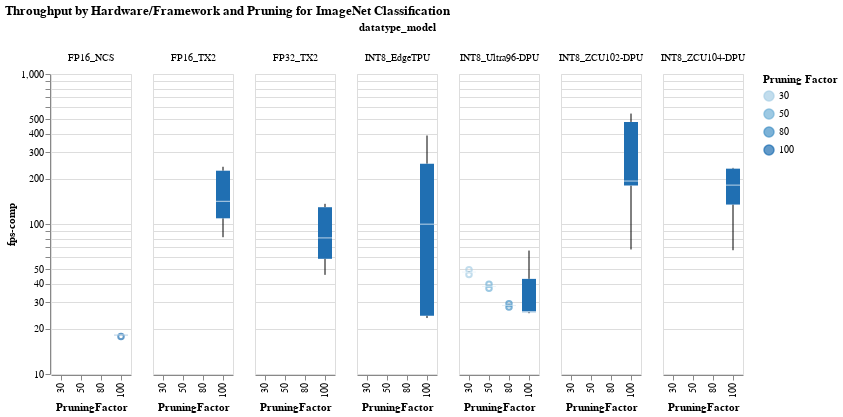

Notebook source saved alongside this figure:
### Code cell
#hide_input
#%run scripts/altair_plots.py  #run the plot script if it wasn't previously run
boxplot(df=imagenet_df, xaxis='PruningFactor', yaxis="fps-comp", color_col= 'PruningFactor', facet_column='datatype_model' , title="Throughput by Hardware/Framework and Pruning for ImageNet Classification")
